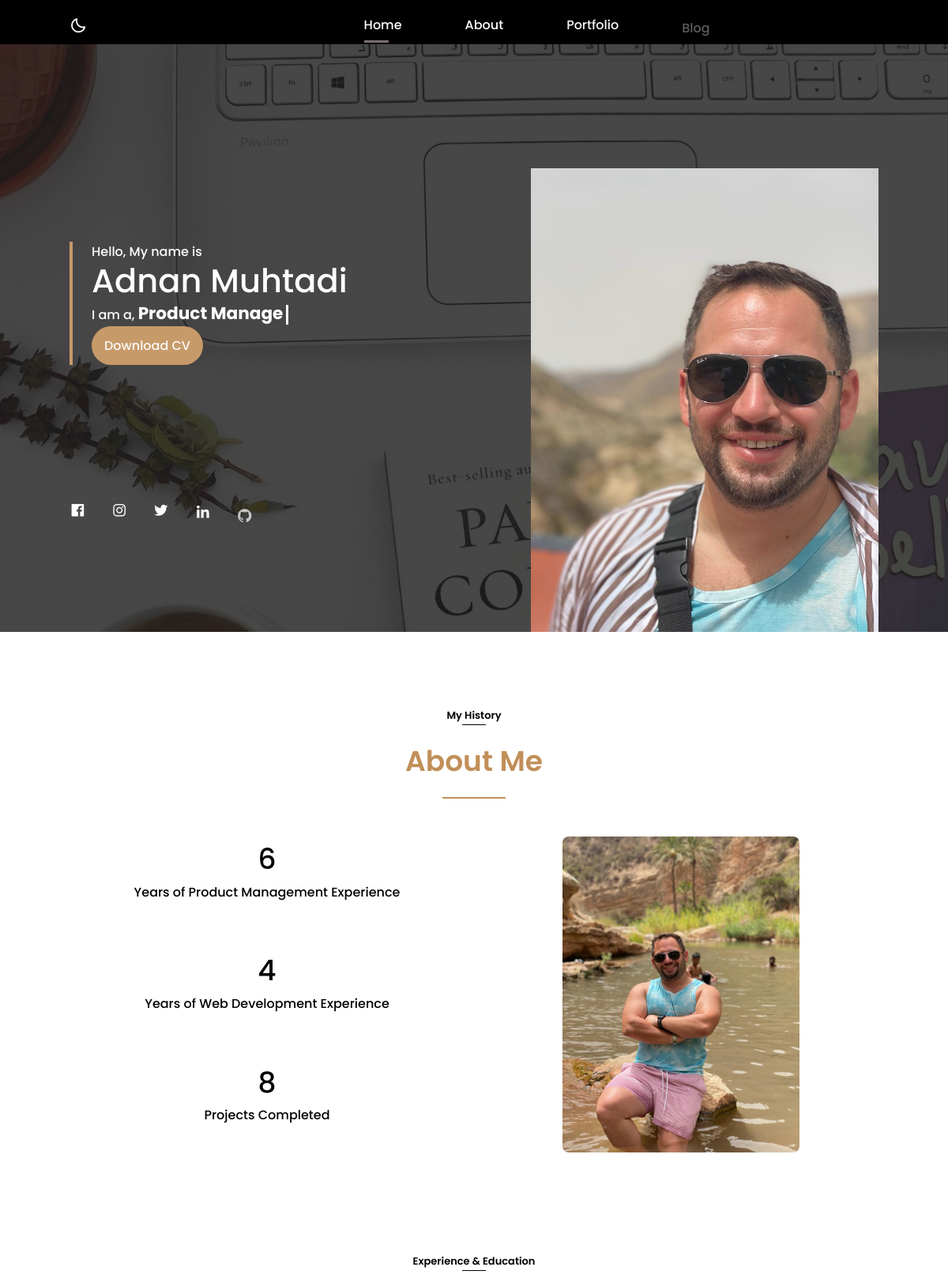
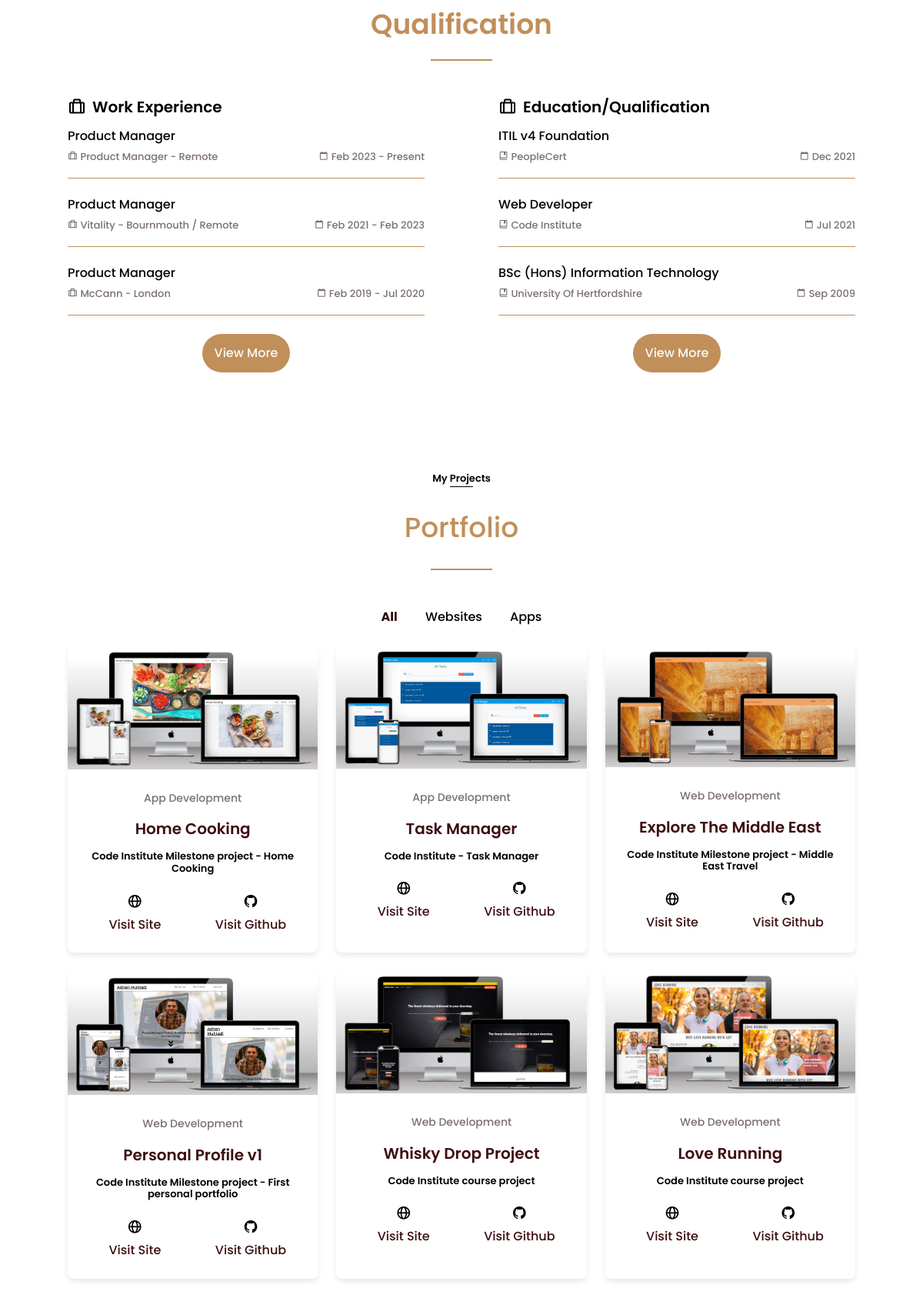
The page / (upper part) on the database its author committed (2 pictures, top to bottom).
### portfolio/models.py (models this page shows, shortened)
class MainPicture(models.Model):
    title = models.CharField(max_length=100)
    image = models.ImageField(upload_to='images/myself')

class AboutPicture(models.Model):
    title = models.CharField(max_length=100)
    image = models.ImageField(upload_to='images/myself')

class Experience(models.Model):
    title = models.CharField(max_length=100)
    company = models.CharField(max_length=100)
    location = models.CharField(max_length=200)
    description = models.TextField()
    start_date = models.DateField()
    present = models.BooleanField(default=False)
    finished_date = models.DateField(blank=True, null=True)
    website_url = models.URLField(blank=True)

class Qualification(models.Model):
    title = models.CharField(max_length=100)
    from_where = models.CharField(max_length=200)
    description = models.TextField()
    completed_date = models.DateField()
    website_url = models.URLField(blank=True)

class Project(models.Model):
    title = models.CharField(max_length=100)
    description = models.CharField(max_length=200)
    meta_type = models.CharField(max_length=100)
    type = models.CharField(max_length=100)
    image = models.ImageField(upload_to='images/work')
    website_url = models.URLField(blank=True)
    github_url = models.URLField(blank=True)
    date_added = models.DateField()

### portfolio/views.py (the view)
# urls.py: 2. Add a URL to urlpatterns:  path('', views.home, name='home')
def home(request):
    projects = Project.objects.all().order_by('-date_added')[:9]
    qualifications = Qualification.objects.all()
    experiences = Experience.objects.all()
    mainpictures = MainPicture.objects.all()
    aboutpictures = AboutPicture.objects.all()
    context = {
        'qualifications': qualifications,
        'projects': projects,
        'experiences': experiences,
        'mainpictures': mainpictures,
        'aboutpictures': aboutpictures,
    }
    return render(request, 'portfolio/home.html', context)

### portfolio/templates/portfolio/home.html (shortened to what this page needs)
{% extends "base.html" %}
{% load static %}
{% block content %}
<section class="home" id="home">
    <div class="home_container bd-container bd-grid">
        <div class="home_data">
            <span class="home_greetings">Hello, My name is</span>
            <h1 class="home_name">Adnan Muhtadi</h1>
            <p>I am a, <span class="home_professional typed-text"></span><span class="cursor blink">&nbsp;</span>
            </p>
            <a href="{{ MEDIA_URL }}pdf/adnanmuhtadicv.pdf" class="button button-light home_button"
                target="_blank">Download
                CV</a>
        </div>
        <div class="home_social">
            <a href="https://www.facebook.com/adnan.muhtadi/" class="home_social-icon"><i
                    class="bx bxl-facebook-square"></i></a>
            <a href="https://www.instagram.com/adnanmuhtadi/" class="home_social-icon"><i
                    class="bx bxl-instagram"></i></a>
            <a href="https://twitter.com/adnanmuhtadi" class="home_social-icon"><i class="bx bxl-twitter"></i></a>
            <a href="https://www.linkedin.com/in/adnan-muhtadi-3588243b/" class="home_social-icon"><i
                    class="bx bxl-linkedin"></i></a>
            <a href="https://github.com/adnanmuhtadi" class="home_social-icon"><i class="bx bxl-github"></i></a>
        </div>
        {% for mainpicture in mainpictures %}
        <div class="home_img">
            <img src="{{ mainpicture.image.url }}" alt="">
        </div>
    </div>
    {% endfor %}
</section>
<section class="about section bd-container " id="about">
    <div data-aos="fade-down">
        <span class="section-subtitle">My History</span>
        <div class="blue-line-sub"></div>
    </div>
    <div data-aos="zoom-in">
        <h2 class="section-title">About Me</h2>
        <div class="blue-line"></div>
    </div>
    <div class="about_container bd-grid">
        <div class="about_data bd-grid">
            <div data-aos="zoom-in">
                <span class="about_number">6</span>
                <span class="about_achievement">Years of Product Management Experience</span>
            </div>
            <div data-aos="zoom-in">
                <span class="about_number">4</span>
                <span class="about_achievement">Years of Web Development Experience</span>
            </div>
            <div data-aos="zoom-in">
                <span class="about_number">{{ projects.count }}</span>
                <span class="about_achievement">Project{{ projects.count|pluralize }} Completed</span>
            </div>
        </div>
        {% for aboutpicture in aboutpictures %}
        <img src="{{ aboutpicture.image.url }}" class="about_img" data-aos="fade-up">
        {% endfor %}
    </div>
</section>
<section class="qualification section bd-container">
    <div data-aos="fade-down">
        <span class="section-subtitle">Experience & Education</span>
        <div class="blue-line-sub"></div>
    </div>
    <div data-aos="zoom-in">
        <h2 class="section-title">Qualification</h2>
        <div class="blue-line"></div>
    </div>
    <div class="qualification_container bd-grid">
        <div class="qualification_content">
            <h2 class="qualification_title" data-aos="fade-up">
                <i class="bx bx-briefcase-alt qualification_title-icon"></i>
                Work Experience
            </h2>
            <div class="bd-grid">
                {% for experience in experiences %}
                <div class="qualification_data" data-aos="fade-up">
                    <h3 class="qualification_area">{{ experience.title }}</h3>
                    <div class="qualification_box">
                        <span class="qualification_work">
                            <i class="bx bx-briefcase-alt qualification_icon"></i>
                            {{ experience.company }} - {{ experience.location }}
                        </span>
                        <span class="qualification_work">
                            <i class="bx bx-calendar-alt qualification_icon"></i>
                            {{ experience.start_date|date:'M Y' }}
                            {% if experience.finished_date %}
                            - {{ experience.finished_date|date:'M Y' }}
                            {% else %}
                            - Present
                            {% endif %}
                        </span>
                    </div>
                </div>
                {% endfor %}
                <a href="{{ MEDIA_URL }}pdf/adnanmuhtadicv.pdf" class="button button-light button-more" target="_blank"
                    data-aos="zoom-in">View
                    More</a>
            </div>
        </div>
        <div class="qualification_content">
            <h2 class="qualification_title" data-aos="fade-up">
                <i class="bx bx-briefcase-alt qualification_title-icon"></i>
                Education/Qualification
            </h2>
            <div class="bd-grid">
                {% for qualification in qualifications %}
                <div class="qualification_data" data-aos="fade-up">
                    <h3 class="qualification_area">{{ qualification.title }}</h3>
                    <div class="qualification_box">
                        <span class="qualification_work">
                            <i class="bx bx-book-bookmark qualification_icon"></i>
                            {{ qualification.from_where }}
                        </span>
                        <span class="qualification_work">
                            <i class="bx bx-calendar-alt qualification_icon"></i>
                            {{ qualification.completed_date|date:'M Y' }}
                        </span>
                    </div>
                </div>
                {% endfor %}
                <a href="{{ MEDIA_URL }}pdf/adnanmuhtadicv.pdf" class="button button-light button-more" target="_blank"
                    data-aos="zoom-in">View More</a>
            </div>
        </div>
    </div>
</section>
<section class="portfolio section bd-container" id="portfolio" data-aos="fade-up">
    <div data-aos="fade-down">
        <span class="section-subtitle" data-aos="fade-down">My Projects</span>
        <div class="blue-line-sub"></div>
    </div>
    <div data-aos="zoom-in">
        <div class="section-title" data-aos="zoom-in">Portfolio</div>
        <div class="blue-line"></div>
    </div>
    <div class="portfolio_nav" data-aos="fade-up">
        <span class="portfolio_item active-portfolio" data-filter="all">All</span>
        <span class="portfolio_item" data-filter=".web">Websites</span>
        <span class="portfolio_item" data-filter=".app">Apps</span>
    </div>
    <div class="portfolio_container bd-grid">
        {% for project in projects %}
        <div class="portfolio_content text-center mix {{ project.meta_type }}" data-aos="zoom-in">
            <a href="{{ project.website_url }}" target="_blank"><img src="{{ project.image.url }}" alt=""
                    class="portfolio_img"></a>
            <div class="portfolio_data">
                <span class="portfolio_subtitle">{{ project.type }}</span>
                <a href="{{ project.website_url }}" target="_blank">
                    <h2 class="portfolio_title">{{ project.title }}</h2>
                </a>
                <h3 class="portfolio_description">{{ project.description }}</h3>
                <div class="col-12">
                    <div class="row">
                        {% if project.website_url %}
                        <div class="col">
                            <i class="bx bx-globe contact_title"></i>
                            <br>
                            <a href="{{ project.website_url }}" target="_blank" class="button button-link">Visit
                                Site</a>
                        </div>
                        {% endif %}
                        {% if project.github_url %}
                        <div class="col">
                            <i class="bx bxl-github contact_title"></i>
                            <br>
                            <a href="{{ project.github_url }}" target="_blank" class="button button-link">Visit
                                Github</a>
                        </div>
                        {% endif %}
                    </div>
                </div>
            </div>
        </div>
        {% endfor %}
    </div>
</section>
{% endblock %}

### static/css/mediaquery.css (style rules this page uses)
@media screen and (min-width: 425px) { .home_img img { width: 240px; } }

### rows shown on the page
MainPicture: image (picture)
AboutPicture: image (picture)
Experience: title "Product Manager", company "Product Manager", location "Remote", start_date "Feb 2023", shows "- Present"
Experience: title "Product Manager", company "Vitality", location "Bournmouth / Remote", start_date "Feb 2021", finished_date "Feb 2023"
Experience: title "Product Manager", company "McCann", location "London", start_date "Feb 2019", finished_date "Jul 2020"
Qualification: title "ITIL v4 Foundation", from_where "PeopleCert", completed_date "Dec 2021"
Qualification: title "Web Developer", from_where "Code Institute", completed_date "Jul 2021"
Qualification: title "BSc (Hons) Information Technology", from_where "University Of Hertfordshire", completed_date "Sep 2009"
Project: image (picture), type "App Development", title "Home Cooking", description "Code Institute Milestone project - Home Cooking"
Project: image (picture), type "App Development", title "Task Manager", description "Code Institute - Task Manager"
Project: image (picture), type "Web Development", title "Explore The Middle East", description "Code Institute Milestone project - Middle East Travel"
Project: image (picture), type "Web Development", title "Personal Profile v1", description "Code Institute Milestone project - First personal portfolio"
Project: image (picture), type "Web Development", title "Whisky Drop Project", description "Code Institute course project"
Project: image (picture), type "Web Development", title "Love Running", description "Code Institute course project"

### other values the page prints
{{ projects.count }} "8"
